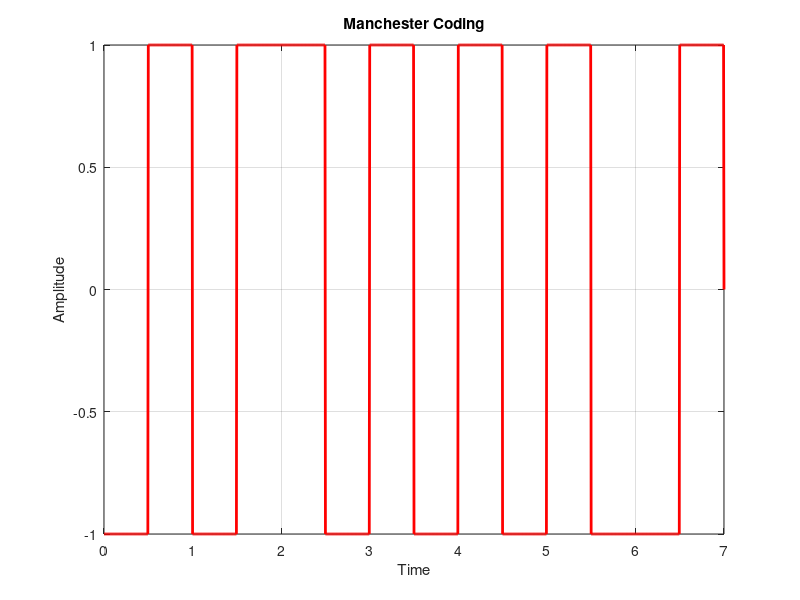

Recreate this plot in MATLAB.
x = [1 1 0 0 0 0 1];
T = length(x);
n = 100;
N = 2 * n * T;
dt = T / N;
t = 0:dt:T;
y = zeros(1, length(t));

for i = 0:1:(T-1)
    if x(i + 1) == 1
        y(i * 2 * n + 1:(2 * i + 1) * n) = -1;
        y((i * 2 + 1) * n + 1:(2 * i + 2) * n) = 1;
    else
        y(i * 2 * n + 1:(2 * i + 1) * n) = 1;
        y((i * 2 + 1) * n + 1:(2 * i + 2) * n) = -1;
    end
end

figure;
plot(t, y, 'LineWidth', 2, 'Color', 'red');
grid on;
xlabel('Time');
ylabel('Amplitude');
title('Manchester Coding');
